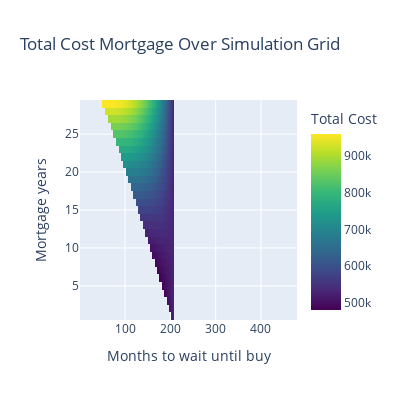
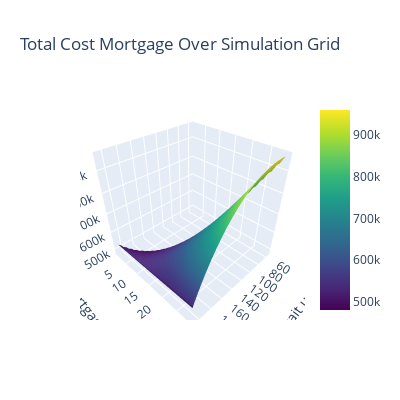

These figures' notebook cell, in order:
### Code cell
import numpy as np
import pandas as pd

pd.options.display.float_format = '{:,.3f}'.format

float_formatter = "{:.3f}".format
np.set_printoptions(formatter={'float_kind':float_formatter})


plots = plotters(X = calculator.months_wait, Y = calculator.mortgage_years, Z = calculator.Z)

_ = plots.continuous_heatmap(show = True)
_ = plots.cost_3d(show = True)

### Figure 1 — Plotly figure (JSON) as saved in the notebook; plotly's stock layout.template omitted (floating-point values rounded to 4 significant figures; data arrays with more than 128 entries replaced by an {"elided": "..."} marker saying what was removed)
{"data": [{"colorbar": {"title": {"text": "Total Cost"}}, "colorscale": [[0, "#440154"], [0.1111, "#482878"], [0.2222, "#3e4989"], [0.3333, "#31688e"], [0.4444, "#26828e"], [0.5556, "#1f9e89"], [0.6667, "#35b779"], [0.7778, "#6ece58"], [0.8889, "#b5de2b"], [1, "#fde725"]], "text": {"elided": "29x479 float values"}, "type": "heatmap", "x": {"elided": "479 int values"}, "y": [1, 2, 3, 4, 5, 6, 7, 8, 9, 10, 11, 12, 13, 14, 15, 16, 17, 18, 19, 20, 21, 22, 23, 24, 25, 26, 27, 28, 29], "z": {"elided": "29x479 float values"}}], "layout": {"height": 400, "title": {"text": "Total Cost Mortgage Over Simulation Grid"}, "width": 400, "xaxis": {"title": {"text": "Months to wait until buy"}}, "yaxis": {"title": {"text": "Mortgage years"}}}}

### Figure 2 — Plotly figure (JSON) as saved in the notebook; plotly's stock layout.template omitted (floating-point values rounded to 4 significant figures; data arrays with more than 128 entries replaced by an {"elided": "..."} marker saying what was removed)
{"data": [{"colorscale": [[0, "#440154"], [0.1111, "#482878"], [0.2222, "#3e4989"], [0.3333, "#31688e"], [0.4444, "#26828e"], [0.5556, "#1f9e89"], [0.6667, "#35b779"], [0.7778, "#6ece58"], [0.8889, "#b5de2b"], [1, "#fde725"]], "type": "surface", "x": {"elided": "29x479 int values"}, "y": {"elided": "29x479 int values"}, "z": {"elided": "29x479 float values"}}], "layout": {"height": 400, "scene": {"xaxis": {"title": {"text": "Months to wait until buy"}}, "yaxis": {"title": {"text": "Mortgage years"}}, "zaxis": {"title": {"text": "Total Cost"}}}, "title": {"text": "Total Cost Mortgage Over Simulation Grid"}, "width": 400}}
